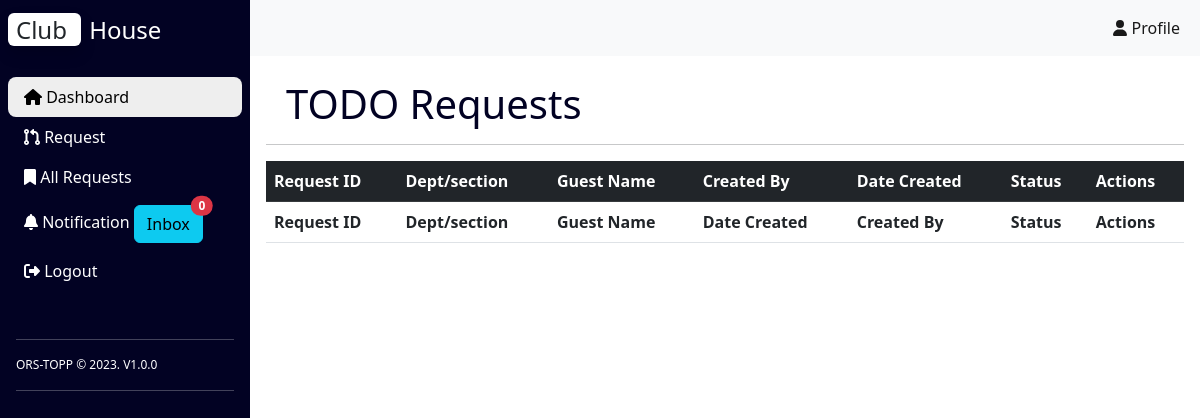
Page /todo.php on the earlier database version.
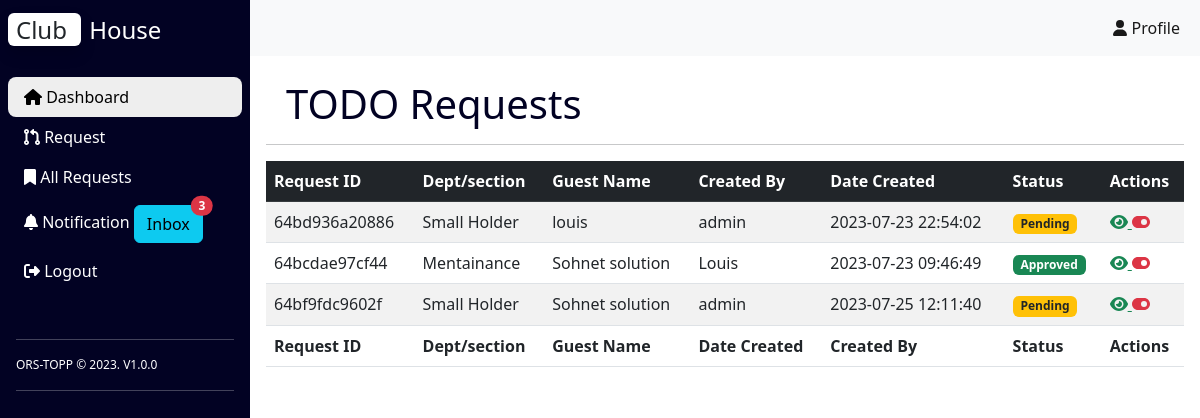
Same page on the later database version.
### tables this page shows
CREATE TABLE `whilelist_requests` (
  `id` int(11) NOT NULL,
  `request_id` int(11) NOT NULL,
  `user_id` int(11) NOT NULL,
  `whilelisted_at` datetime NOT NULL
);

CREATE TABLE `requests` (
  `id` int(11) NOT NULL,
  `uniqid` varchar(255) NOT NULL,
  `guest_name` varchar(255) NOT NULL,
  `guest_address` varchar(255) NOT NULL,
  `check_in_date` datetime NOT NULL,
  `check_out_date` datetime NOT NULL,
  `purpose_of_visit` varchar(255) NOT NULL,
  `breakfast` varchar(255) DEFAULT NULL,
  `dinner` varchar(255) DEFAULT NULL,
  `lunch` varchar(255) DEFAULT NULL,
  `num_of_people_for_menu` int(11) DEFAULT NULL,
  `num_of_people_for_acco` int(11) DEFAULT NULL,
  `employee_names` varchar(255) DEFAULT NULL,
  `visitors_names` varchar(255) DEFAULT NULL,
  `status` varchar(255) DEFAULT NULL,
  `rejection_message` varchar(255) DEFAULT NULL,
  `requester_id` int(11) NOT NULL,
  `approver1` int(11) DEFAULT NULL,
  `approver2` int(11) DEFAULT NULL,
  `approver3` int(11) DEFAULT NULL,
  `approver4` int(11) DEFAULT NULL,
  `created_at` timestamp NOT NULL DEFAULT current_timestamp(),
  `approver1_status` enum('Approved','Rejected','Pending') DEFAULT 'Pending',
  `approver2_status` enum('Approved','Rejected','Pending') DEFAULT 'Pending',
  `approver3_status` enum('Approved','Rejected','Pending') DEFAULT 'Pending',
  `approver4_status` enum('Approved','Rejected','Pending') DEFAULT 'Pending'
);

CREATE TABLE `departments` (
  `id` int(11) NOT NULL,
  `name` varchar(250) NOT NULL,
  `status` int(11) NOT NULL DEFAULT 1
);

CREATE TABLE `users` (
  `id` int(11) NOT NULL,
  `email` varchar(250) NOT NULL,
  `password` varchar(250) NOT NULL,
  `createddate` datetime NOT NULL DEFAULT current_timestamp(),
  `name` varchar(250) NOT NULL,
  `profile_image` varchar(250) NOT NULL,
  `user_type` enum('admin','user','approver') NOT NULL,
  `department_id` int(11) DEFAULT NULL,
  `tel` varchar(10) NOT NULL,
  `reset_token` varchar(100) NOT NULL
);

### config.php (called while the page is built)
<?php
$host = "localhost";
$username = "root";
$password = "";
$database = "booking";

### class/Database.php (called while the page is built, shortened)
<?php
class Database
{
    private $conn;
    public function __construct($host, $username, $password, $database)
    {
        $this->conn = new mysqli($host, $username, $password, $database);
    }
    public function getConnection()
    {
        return $this->conn;
    }
}
?>

### init.php (called while the page is built, shortened)
<?php
include 'config.php';
require 'class/Database.php';
require 'class/Request.php';
$database = new Database($host, $username, $password, $database);
$request =new Request($database);
?>

### class/Request.php (called while the page is built, shortened)
<?php
class Request
{
    private $db;
    public function __construct(Database $db)
    {
        $this->db = $db->getConnection();
    }
    public function countAllPendingRequests()
    {
        $status = 'pending';
        $stmt = $this->db->prepare("SELECT COUNT(*) AS count FROM requests WHERE status = ?");
        $stmt->bind_param("s", $status);
        $stmt->execute();
        $result = $stmt->get_result();
        if ($result && $result->num_rows > 0) {
            $data = $result->fetch_assoc();
            return $data['count'];
        }
        return 0;
    }
    public function getAllWhilelistRequests()
    {
        $query = "SELECT whilelist_requests.*, requests.status,created_at, requests.uniqid, users.name AS requester_name, requests.guest_name, departments.name AS requester_department
              FROM whilelist_requests
              LEFT JOIN requests ON whilelist_requests.request_id = requests.id
              LEFT JOIN users ON requests.requester_id = users.id
              LEFT JOIN departments ON users.department_id = departments.id
              ORDER BY whilelist_requests.id DESC";
        $result = $this->db->query($query);
        $whitelistRequests = array();
        while ($row = $result->fetch_assoc()) {
            $whitelistRequests[] = $row;
        }
        return $whitelistRequests;
    }
}
?>

### todo.php (the view, shortened to what this page needs)
<?php
include 'init.php';
include('inc/header.php');
include('inc/nav.php');
?>
<link rel="stylesheet" href="https://cdnjs.cloudflare.com/ajax/libs/twitter-bootstrap/5.2.0/css/bootstrap.min.css">
<link rel="stylesheet" href="https://cdn.datatables.net/1.13.4/css/dataTables.bootstrap5.min.css">
<link rel="stylesheet" href="https://cdn.datatables.net/responsive/2.4.1/css/responsive.bootstrap5.min.css">
<div class="container px-3 pt-4">
    <h1 class="request-title text-bold">TODO Requests</h1>
    <hr class="">
    <table id="all_request" class="table table-striped dt-responsive nowrap" style="width:100%">
        <thead class="table-dark">
            <tr>
                <th>Request ID</th>
                <th>Dept/section</th>
                <th>Guest Name</th>
                <th>Created By</th>
                <th>Date Created</th>
                <th>Status</th>
                <th>Actions</th>
            </tr>
        </thead>
        <tbody>
            <?php
            $whitelistRequests = $request->getAllWhilelistRequests();
            if ($whitelistRequests) {
                foreach ($whitelistRequests as $request) {
                    $statusClass = '';
                    if ($request['status'] === 'Pending') {
                        $statusClass = 'bg-warning text-dark';
                    } elseif ($request['status'] === 'Rejected') {
                        $statusClass = 'bg-danger text-white';
                    } elseif ($request['status'] === 'Approved') {
                        $statusClass = 'bg-success text-white';
                    } elseif ($request['status'] === 'Processing') {
                        $statusClass = 'bg-secondary text-white';
                    }
                    ?>
                    <tr>
                        <td>
                            <?= $request['uniqid'] ?>
                        </td>
                        <td>
                            <?= $request['requester_department'] ?>
                        </td>
                        <td>
                            <?= $request['guest_name'] ?>
                        </td>
                        <td>
                            <?= $request['requester_name'] ?>
                        </td>
                        <td>
                            <?= $request['created_at'] ?>
                        </td>
                        <td><span class="badge <?= $statusClass ?>"><?= $request['status'] ?></span></td>
                        <td>
                            <a href="post.php?id=<?= $request['request_id'] ?>" class="text-success">
                                <i class="fa fa-eye" aria-hidden="true"></i>
                            </a>
                            <a href="whilelist_action.php?id=<?= $request['id'] ?>" data-bs-toggle="modal"
                                data-bs-target="#exampleDeleteModal<?php $request['id'] ?>">
                                <i class="fa fa-toggle-on text-danger" aria-hidden="true"></i>
                            </a>
                        </td>
                    </tr>
                    <?php
                }
            } else {
            }
            ?>
        </tbody>
        <tfoot>
            <tr>
                <th>Request ID</th>
                <th>Dept/section</th>
                <th>Guest Name</th>
                <th>Date Created</th>
                <th>Created By</th>
                <th>Status</th>
                <th>Actions</th>
            </tr>
        </tfoot>
    </table>
</div>
</div>
<?php include('inc/footer.php'); ?>

### inc/header.php (shortened to what this page needs)
<!doctype html>
<html lang="en">
<head>
    <link rel="stylesheet" href="css/customs.css">
    <link rel="stylesheet" href="css/style.css">
    <link rel="stylesheet" href="css/screens.css">
    <link rel="stylesheet" href="framework/bootstrap/bootstrap.min.css">
    <link rel="stylesheet" href="framework/fontIcons/all.min.css">
    <link rel="stylesheet" href="framework/fontIcons/fontawesome.css">
</head>
<body>

### inc/nav.php (shortened to what this page needs)
<div class="main-container d-flex">
    <div class="sidebar" id="side_nav">
        <div class="header-box px-2 pt-3 pb-4 d-flex justify-content-between">
            <h1 class="fs-4">
                <span class="bg-white text-dark rounded shadow px-2 me-2">Club </span><span
                    class="text-white">House</span>
            </h1>
        </div>
        <ul class="list-unstyled px-2">
            <li class="active"><a href="index.php" class="text-decoration-none px-3 py-2 d-block"><i
                        class="fa-solid fa-house"></i> Dashboard</a></li>
            <li class="">
                <a href="request.php" class="text-decoration-none px-3 py-2 d-block">
                    <i class="fa-solid fa-code-pull-request"></i> Request</a>
            </li>
            <li class=""><a href="view_request.php" class="text-decoration-none px-3 py-2 d-block"><i
                        class="fa-solid fa-bookmark"></i> All Requests
                </a></li>
            <li class="">
                <a href="message.php" class="text-decoration-none px-3 py-2 d-block "><i class="fa-solid fa-bell"></i>
                    Notification
                    <button type="button" class="btn btn-info position-relative">
                        Inbox
                        <span class="position-absolute top-0 start-100 translate-middle badge rounded-pill bg-danger">
                            <p class="card-text ">
                                <?php if ($_SESSION['user_type'] == 'user'): ?>
                                    <?php
                                    $requesterId = $_SESSION['user_id'];
                                    $numRejectedRequests = $request->countRejectedRequests($requesterId);
                                    ?>
                                    <?= $numRejectedRequests ?>
                                <?php else: ?>
                                    <?php
                                    $numPendingRequests = $request->countAllPendingRequests();
                                    ?>
                                    <?= $numPendingRequests ?>
                                <?php endif; ?>
                        </span>
                    </button>
                </a>
            </li>
            <li class="">
                <a href="logout.php" class="text-decoration-none px-3 py-2 d-block" name="logout">
                    <i class="fa-solid fa-right-from-bracket"></i>
                    Logout
                </a>
            </li>
        </ul>
        <div class="clas p-3">
            <hr class="line text-white">
            <p class="lead text-white" style="font-size:12px">ORS-TOPP &copy; 2023. V1.0.0</p>
            <hr class="line text-white">
        </div>
    </div>
    <div class="content">
        <nav class="navbar navbar-expand-md bg-body-tertiary">
            <div class="container-fluid">
                <div class="collapse navbar-collapse justify-content-end" id="navbarSupportedContent">
                    <ul class="navbar-nav mb-2 mb-lg-0">
                        <li class="nav-item">
                            <a class="nav-link active" aria-current="page" href="profile.php">
                                <i class="fa-solid fa-user"></i>
                                Profile</a>
                        </li>
                    </ul>
                </div>
            </div>
        </nav>

### inc/footer.php (shortened to what this page needs)
    </div>
</body>
</html>

### css/customs.css (style rules this page uses)
body { background: #eee; }
:root { --dark-blue:rgb(2, 2, 35); --dark-green:rgb(2, 139, 66); --success-green:rgb(6, 220, 6); --red:rgb(215, 23, 23); --light-red:rgb(253, 108, 108); --blue:rgb(57, 57, 255); }
h1,h2 { font-size: 2rem; color: var(--dark-blue); }
#side_nav { background: var(--dark-blue); min-width:250px; max-width: 250px; transition: all .3s; }
.content { min-height: 100vh; width: 100%; }
.sidebar ul li.active { background-color: #eee; border-radius: 8px; }
.sidebar li.active a, .sidebar li.active a:hover { color: #000; }
.sidebar li a { color: #fff; }

### css/style.css (style rules this page uses)
:root { --dark-blue:rgb(2, 2, 35); --dark-green:rgb(2, 139, 66); --success-green:rgb(6, 220, 6); --red:rgb(215, 23, 23); --light-white-red:rgb(248, 151, 151); --light-red:rgb(253, 108, 108); --warning:#b5b074; --blue:rgb(185, 228, 220); }
.request-title { color: var(--dark-blue); text-transform: capitalize; margin-left: 20px; }

Differences in the rows shown:
added whilelist_requests: request.uniqid "64bd936a20886", departments.name "Small Holder", request.guest_name "louis", user.name "admin", request.created_at "2023-07-23 22:54:02", request.status "Pending"
added whilelist_requests: request.uniqid "64bcdae97cf44", departments.name "Mentainance", request.guest_name "Sohnet solution", users.name "Louis", request.created_at "2023-07-23 09:46:49", request.status "Approved"
added whilelist_requests: request.uniqid "64bf9fdc9602f", departments.name "Small Holder", request.guest_name "Sohnet solution", user.name "admin", request.created_at "2023-07-25 12:11:40", request.status "Pending"
Other differences:
$numPendingRequests: "0" → "3"
